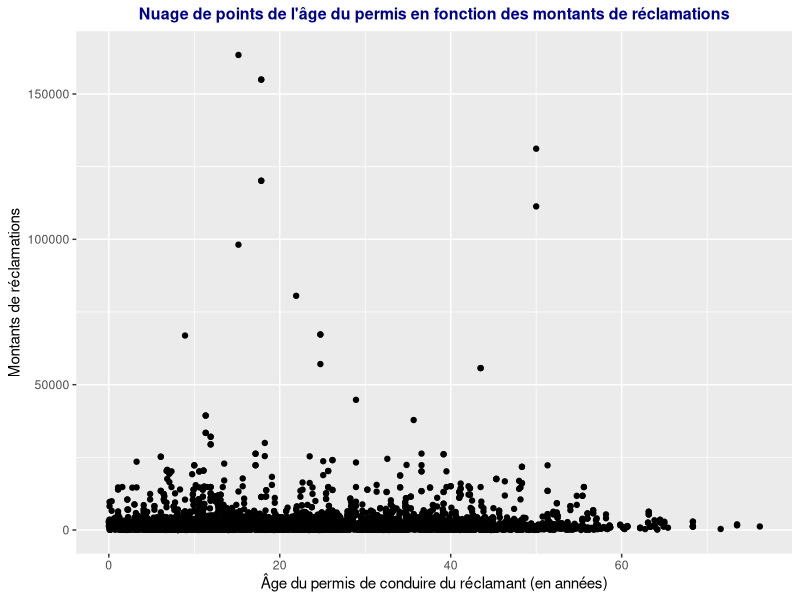
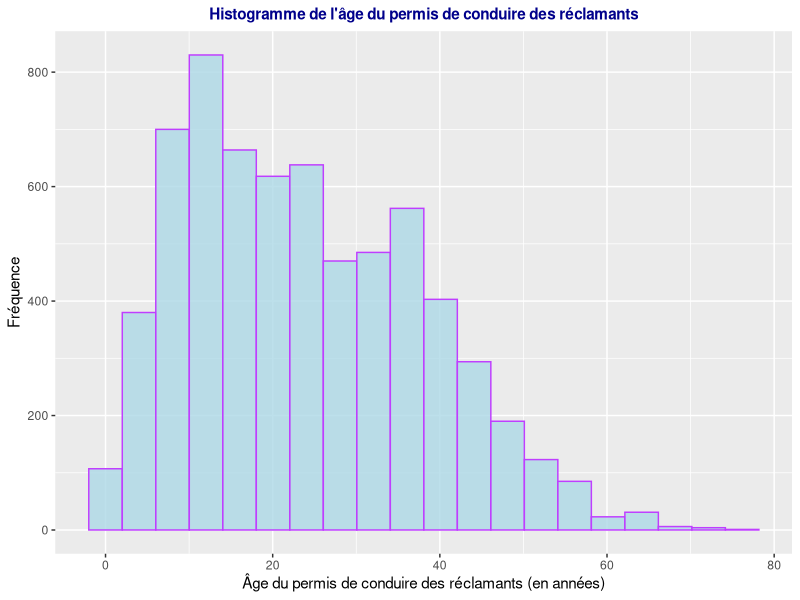
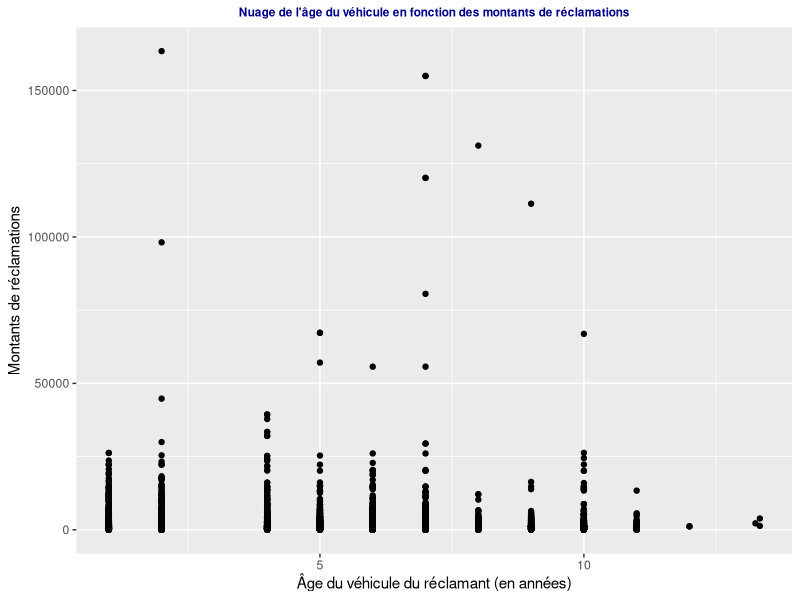
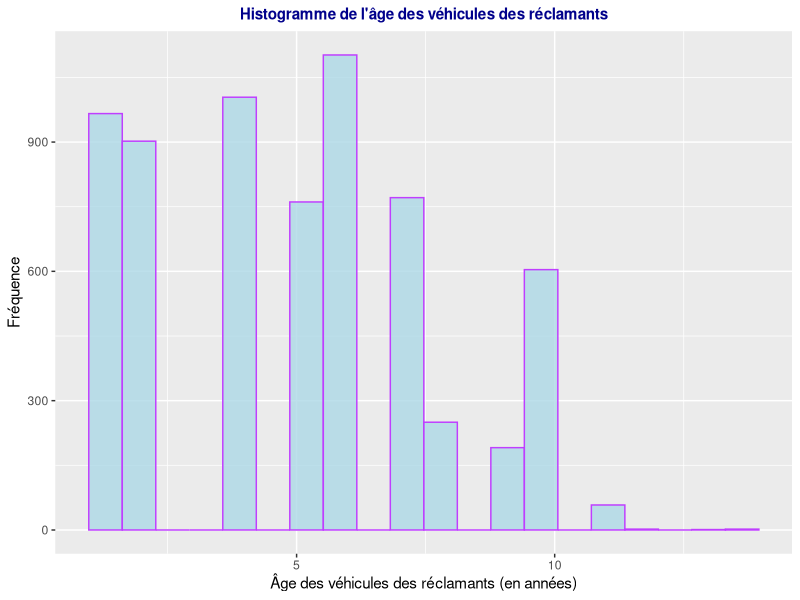

These charts were generated, in order, by the following R code:
## ---- chunk 1
knitr::opts_chunk$set(echo = TRUE)
## ---- chunk 2
MontantReclFr <- read.csv("MontantReclFr.csv")
attach(MontantReclFr)
## ---- chunk 3
MontantReclFr$mont_recl[MontantReclFr$mont_recl==-7682.59]<-7682.59
## ---- chunk 4
m <- c(mean(age_permi), sd(age_permi), max(age_permi), min(age_permi), median(age_permi))
an <- c(mean(age_permi)/12, sd(age_permi)/12, max(age_permi)/12, min(age_permi)/12, median(age_permi)/12)
data.frame(Statistiques = c("Moyenne", "Écart-type", "Maximum", "Minimum", "Médiane"), Année = an, Mois = m)
## ---- chunk 5
a <- c(length(which(age_permi > 0 & age_permi <= 60)), length(which(age_permi > 60 & age_permi <= 120)), length(which(age_permi > 120 & age_permi <= 180)), length(which(age_permi > 180 & age_permi <= 240)), length(which(age_permi > 240 & age_permi <= 300)), length(which(age_permi > 300 & age_permi <= 360)), length(which(age_permi > 360 & age_permi <= 420)), length(which(age_permi > 420 & age_permi <= 480)), length(which(age_permi > 480 & age_permi <= 540)), length(which(age_permi > 540 & age_permi <= 600)), length(which(age_permi > 600 & age_permi <= 660)), length(which(age_permi > 660 & age_permi <= 720)), length(which(age_permi > 720 & age_permi <= 780)), length(which(age_permi > 780 & age_permi <= 840)), length(which(age_permi > 840 & age_permi <= 900)), length(which(age_permi > 900 & age_permi <= 960)))

b <- c("0 à 5", "5 à 10", "10 à 15", "15 à 20", "20 à 25", "25 à 30", "30 à 35", "35 à 40", "40 à 45", "45 à 50", "50 à 55", "55 à 60", "60 à 65", "65 à 70", "70 à 75", "75 à 80")

data.frame(Âge = b, Nombre = a)

## ---- chunk 6
library(ggplot2)
p <- ggplot(MontantReclFr, aes(x = age_permi/12, y = mont_recl)) + geom_point()
p + labs(title = "Nuage de points de l'âge du permis en fonction des montants de réclamations", x = "Âge du permis de conduire du réclamant (en années)", y = "Montants de réclamations") + theme(plot.title = element_text(color = "dark blue", size = 11.5, hjust = 0.5, face = "bold"))
## ---- chunk 7
ggplot(MontantReclFr, aes(x = age_permi/12)) + 
geom_histogram(col = "darkorchid1", #couleur du contour
                 fill = "lightblue", # Couleur de l'intérieur
                 alpha = 0.8, # Transparence de l'intérieur
                 bins = 20) + # quantité de bandes
  
  ## Pour avoir un thème plutôt joli
  theme(plot.title = element_text(size = 11, hjust = 0.5, color = "dark blue", face = "bold")) + 
  
  ## titres des axes
  labs(x = "Âge du permis de conduire des réclamants (en années)",
       y = "Fréquence",
       title = "Histogramme de l'âge du permis de conduire des réclamants")
## ---- chunk 8
MontantReclFr$age_veh[MontantReclFr$age_veh==160] <- 160/12
MontantReclFr$age_veh[MontantReclFr$age_veh==159] <- 159/12
## ---- chunk 9
an <- c(mean(age_veh), sd(age_veh), max(age_veh), min(age_veh), median(age_veh))
data.frame(Statistiques = c("Moyenne", "Écart-type", "Maximum", "Minimum", "Médiane"), Année = an)
## ---- chunk 10
d <- c(length(which(age_veh > 0 & age_veh <= 1)),
       length(which(age_veh > 1 & age_veh <= 2)),
       length(which(age_veh > 2 & age_veh <= 3)),
       length(which(age_veh > 3 & age_veh <= 4)),
       length(which(age_veh > 4 & age_veh <= 5)),
       length(which(age_veh > 5 & age_veh <= 6)),
       length(which(age_veh > 6 & age_veh <= 7)),
       length(which(age_veh > 7 & age_veh <= 8)),
       length(which(age_veh > 8 & age_veh <= 9)),
       length(which(age_veh > 9 & age_veh <= 10)),
       length(which(age_veh > 10 & age_veh <= 11)),
       length(which(age_veh > 11 & age_veh <= 12)),
       length(which(age_veh > 12 & age_veh <= 13)),
       length(which(age_veh > 13 & age_veh <= 14)))

e <- c("0 à 1", "1 à 2", "2 à 3", "3 à 4", "4 à 5", "5 à 6", "6 à 7", "7 à 8", "8 à 9", "9 à 10", "10 à 11", "11 à 12", "12 à 13", "13 à 14")

data.frame(Âge = e, Nombre = d)

## ---- chunk 11
library(ggplot2)
p <- ggplot(MontantReclFr, aes(x = age_veh, y = mont_recl)) + geom_point()
p + labs(title = "Nuage de l'âge du véhicule en fonction des montants de réclamations", x = "Âge du véhicule du réclamant (en années)", y = "Montants de réclamations") + theme(plot.title = element_text(color = "dark blue", size = 8.5, hjust = 0.5, face = "bold"))
## ---- chunk 12
ggplot(MontantReclFr, aes(x = age_veh)) + 
geom_histogram(col = "darkorchid1", #couleur du contour
                 fill = "lightblue", # Couleur de l'intérieur
                 alpha = 0.8, # Transparence de l'intérieur
                 bins = 20) + # quantité de bandes
  
  ## Pour avoir un thème plutôt joli
  theme(plot.title = element_text(size = 11, hjust = 0.5, color = "dark blue", face = "bold")) + 
  
  ## titres des axes
  labs(x = "Âge des véhicules des réclamants (en années)",
       y = "Fréquence",
       title = "Histogramme de l'âge des véhicules des réclamants")
